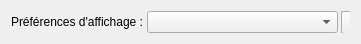
    <widget class="QWidget" name="horizontalLayoutWidget_12">
     <property name="geometry">
      <rect>
       <x>290</x>
       <y>270</y>
       <width>361</width>
       <height>26</height>
      </rect>
     </property>
     <layout class="QHBoxLayout" name="horizontalLayout_conf">
      <property name="spacing">
       <number>3</number>
      </property>
      <item>
       <layout class="QFormLayout" name="formLayout_conf">
        <property name="labelAlignment">
         <set>Qt::AlignmentFlag::AlignLeading|Qt::AlignmentFlag::AlignLeft|Qt::AlignmentFlag::AlignVCenter</set>
        </property>
        <property name="horizontalSpacing">
         <number>3</number>
        </property>
        <property name="verticalSpacing">
         <number>1</number>
        </property>
        <item row="0" column="0">
         <widget class="QLabel" name="lbl_preferences">
          <property name="text">
           <string>Préférences d'affichage :</string>
          </property>
         </widget>
        </item>
        <item row="0" column="1">
         <widget class="QComboBox" name="preferences">
          <property name="minimumSize">
           <size>
            <width>191</width>
            <height>0</height>
           </size>
          </property>
          <property name="currentText">
           <string notr="true"/>
          </property>
         </widget>
        </item>
       </layout>
      </item>
      <item>
       <widget class="QFrame" name="frame_11">
        <property name="frameShape">
         <enum>QFrame::Shape::StyledPanel</enum>
        </property>
        <property name="frameShadow">
         <enum>QFrame::Shadow::Raised</enum>
        </property>
        <widget class="QPushButton" name="enregistrerPref">
         <property name="geometry">
          <rect>
           <x>0</x>
           <y>0</y>
           <width>21</width>
           <height>23</height>
          </rect>
         </property>
         <property name="toolTip">
          <string>Enregistrer les préférences d'affichage</string>
         </property>
         <property name="text">
          <string notr="true"/>
         </property>
        </widget>
       </widget>
      </item>
     </layout>
    </widget>
